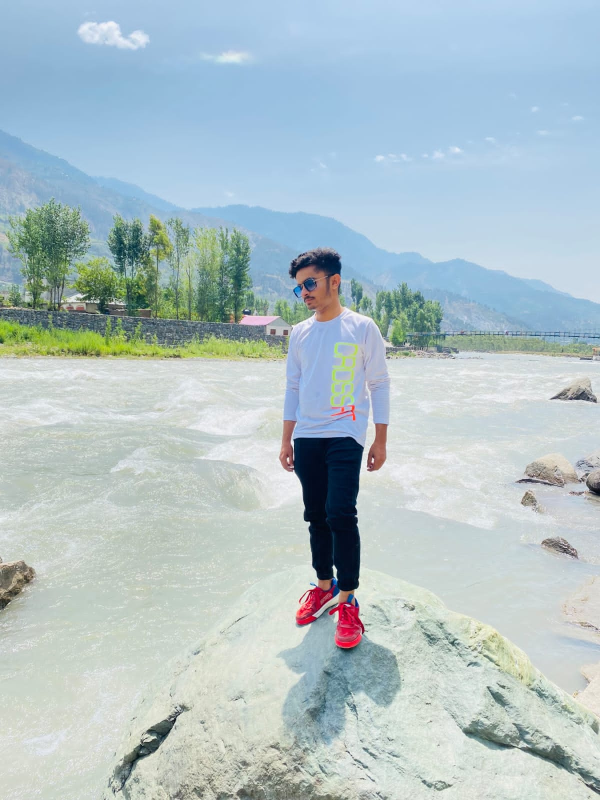
#> input picture 3_OpenCV/Resources/img.jpg, 1200 x 1600 px, found by its file name (shown at 1/2 size)
$ python 17_Join_Images.py
#> lines starting #> are read from the running program, lines starting #| are printed output that depends on the picture

import cv2 as cv
import numpy as np

img= cv.imread("Resources\img.jpg")
#> img is the input picture: shape (1600, 1200, 3); mean B, G, R 198.4, 193.7, 176.2
img= cv.resize(img, (600,600))
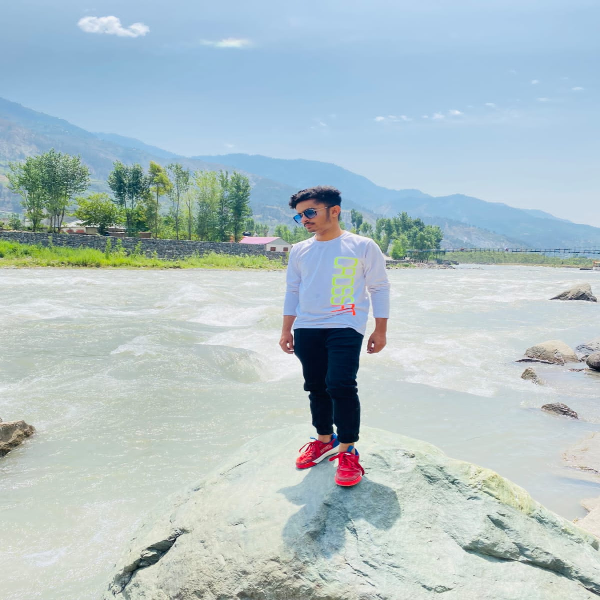
#> img: shape (600, 600, 3); mean B, G, R 198.4, 193.7, 176.2

# Staking Image
# 1_Horizonta Stack:
hor_img= np.hstack((img, img))
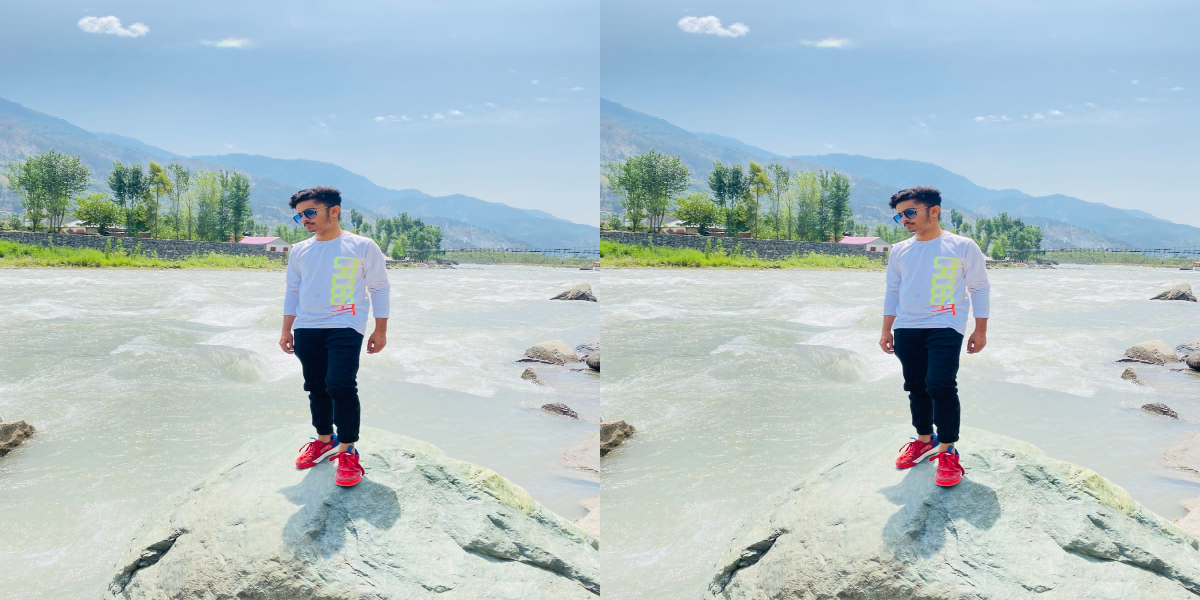
#> hor_img: shape (600, 1200, 3); mean B, G, R 198.4, 193.7, 176.2
# 2_Vertical Stack:
ver_img= np.vstack((img, img))
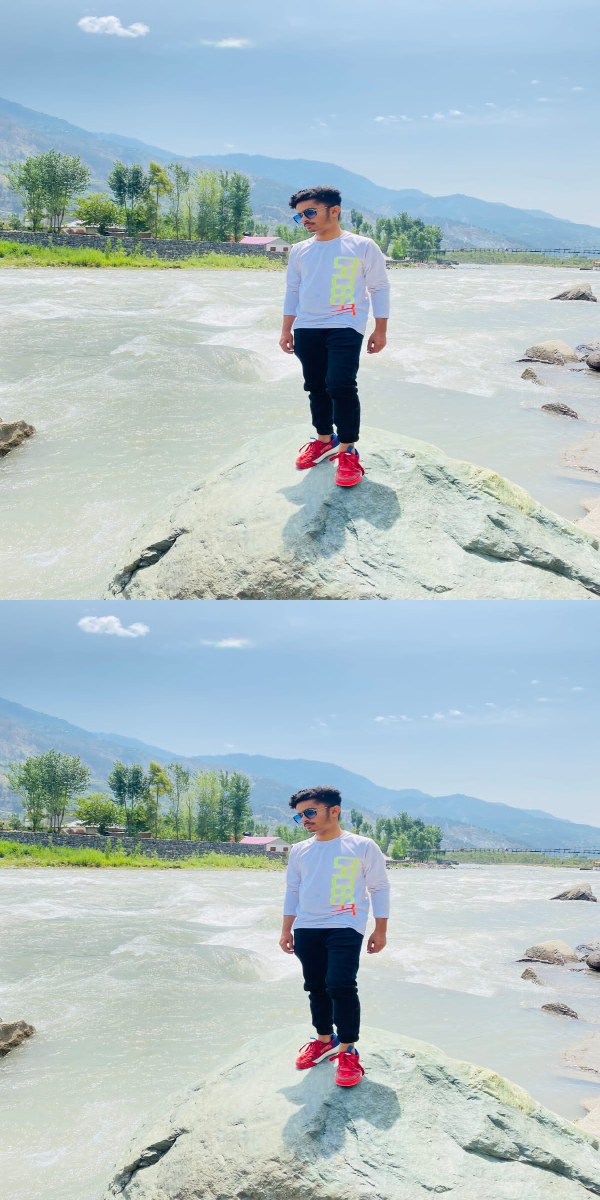
#> ver_img: shape (1200, 600, 3); mean B, G, R 198.4, 193.7, 176.2


# Show Image
# cv.imshow("First image", img)
cv.imshow("Horizontal_image", hor_img)
cv.imshow("Vertical_image", ver_img)


# Delay
cv.waitKey(0)
cv.destroyAllWindows()
